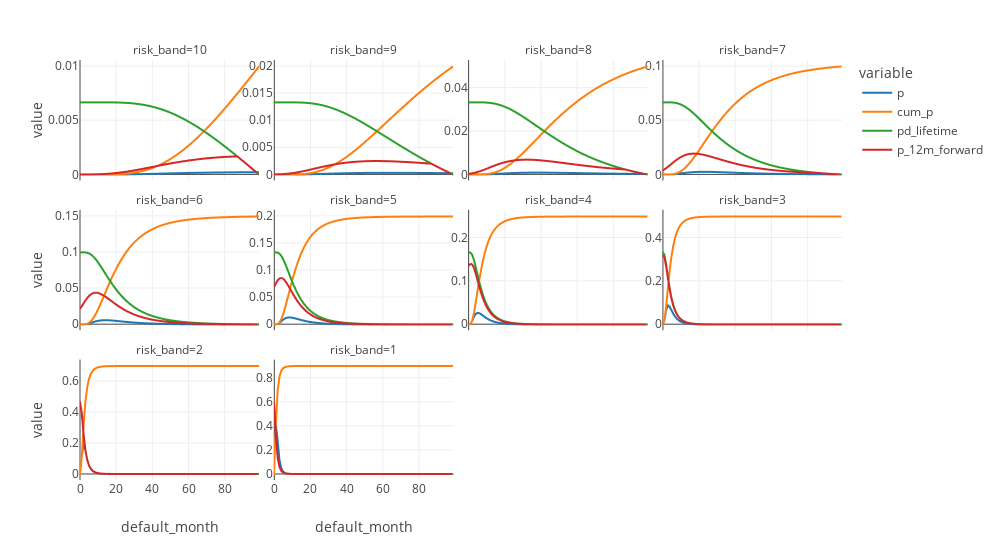

Notebook source saved alongside this figure:
### Code cell
data_chart = data.melt(id_vars=['default_month', 'risk_band'])

fig = px.line(
    data_chart,
    x='default_month',
    y='value',
    facet_col='risk_band',
    facet_col_wrap=4,
    color='variable',
    template = 'none',
    width=1000
)
fig.update_yaxes(matches=None, showticklabels=True)
# Image(fig.to_image("png"))
fig
